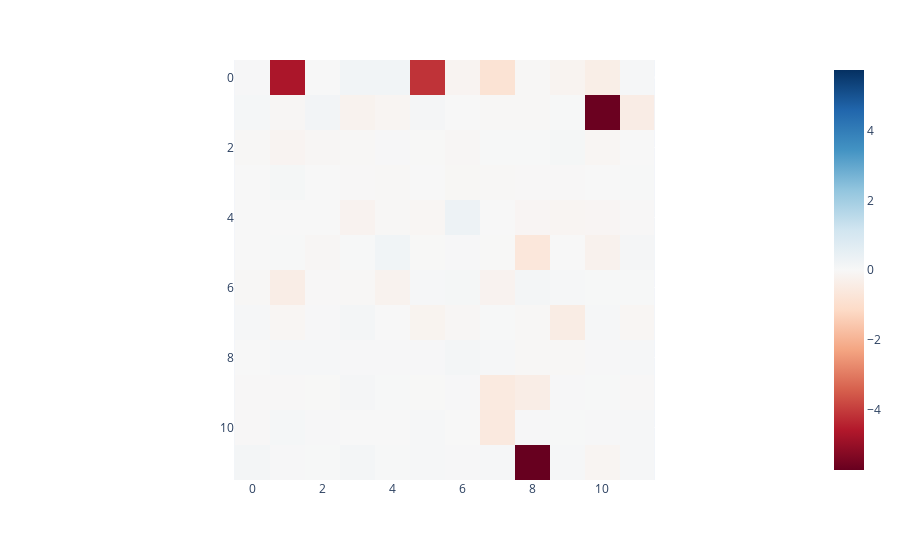

Notebook source saved alongside this figure:
### Code cell
imshow(results['z'] - results['z'].median())

### Figure 1 — Plotly figure (JSON) as saved in the notebook; plotly's stock layout.template omitted (floating-point values rounded to 4 significant figures; data arrays with more than 128 entries replaced by an {"elided": "..."} marker saying what was removed)
{"data": [{"coloraxis": "coloraxis", "hovertemplate": "x: %{x}<br>y: %{y}<br>color: %{z}<extra></extra>", "name": "0", "type": "heatmap", "xaxis": "x", "yaxis": "y", "z": {"elided": "12x12 float values"}}], "layout": {"coloraxis": {"cmid": 0, "colorscale": [[0, "rgb(103,0,31)"], [0.1, "rgb(178,24,43)"], [0.2, "rgb(214,96,77)"], [0.3, "rgb(244,165,130)"], [0.4, "rgb(253,219,199)"], [0.5, "rgb(247,247,247)"], [0.6, "rgb(209,229,240)"], [0.7, "rgb(146,197,222)"], [0.8, "rgb(67,147,195)"], [0.9, "rgb(33,102,172)"], [1, "rgb(5,48,97)"]]}, "margin": {"t": 60}, "xaxis": {"anchor": "y", "constrain": "domain", "domain": [0, 1], "scaleanchor": "y"}, "yaxis": {"anchor": "x", "autorange": "reversed", "constrain": "domain", "domain": [0, 1]}}}
